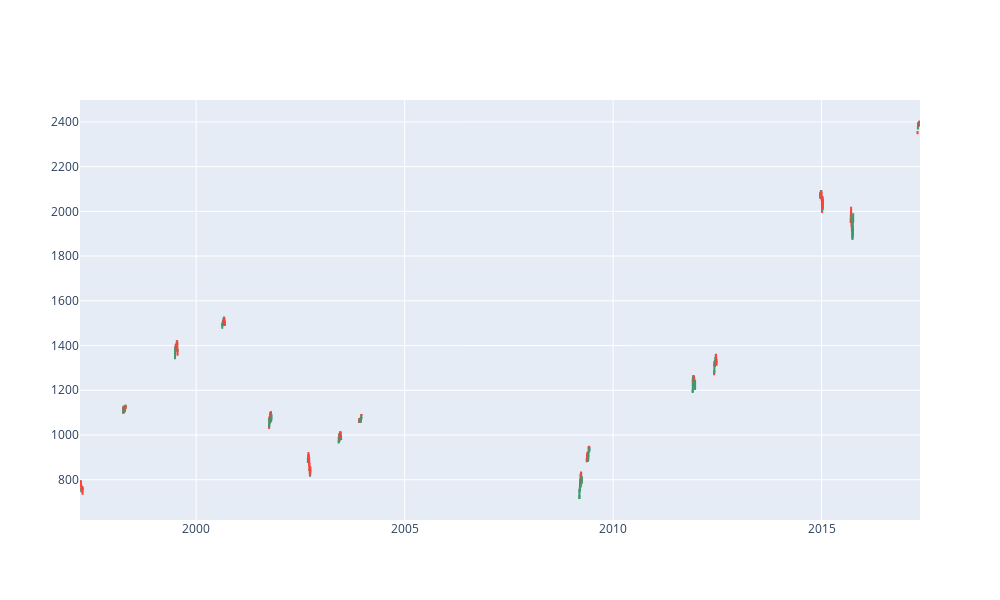

Source (notebook cell):
### Code cell
fig = go.Figure(data=[go.Candlestick(x=price.index[bull],
                open=price['Open'][bull], high=price['High'][bull],
                low=price['Low'][bull], close=price['Close'][bull])
                     ])

fig.update_layout(xaxis_rangeslider_visible=False)

fig.update_layout(
    autosize=False,
    width=1000,
    height=600,
)
fig.show()

### Figure 1 — Plotly figure (JSON) as saved in the notebook; plotly's stock layout.template omitted (floating-point values rounded to 4 significant figures; data arrays with more than 128 entries replaced by an {"elided": "..."} marker saying what was removed)
{"data": [{"close": {"elided": "240 float values"}, "high": {"elided": "240 float values"}, "low": {"elided": "240 float values"}, "open": {"elided": "240 float values"}, "type": "candlestick", "x": {"elided": "240 str values"}}], "layout": {"autosize": false, "height": 600, "width": 1000, "xaxis": {"rangeslider": {"visible": false}}}}
